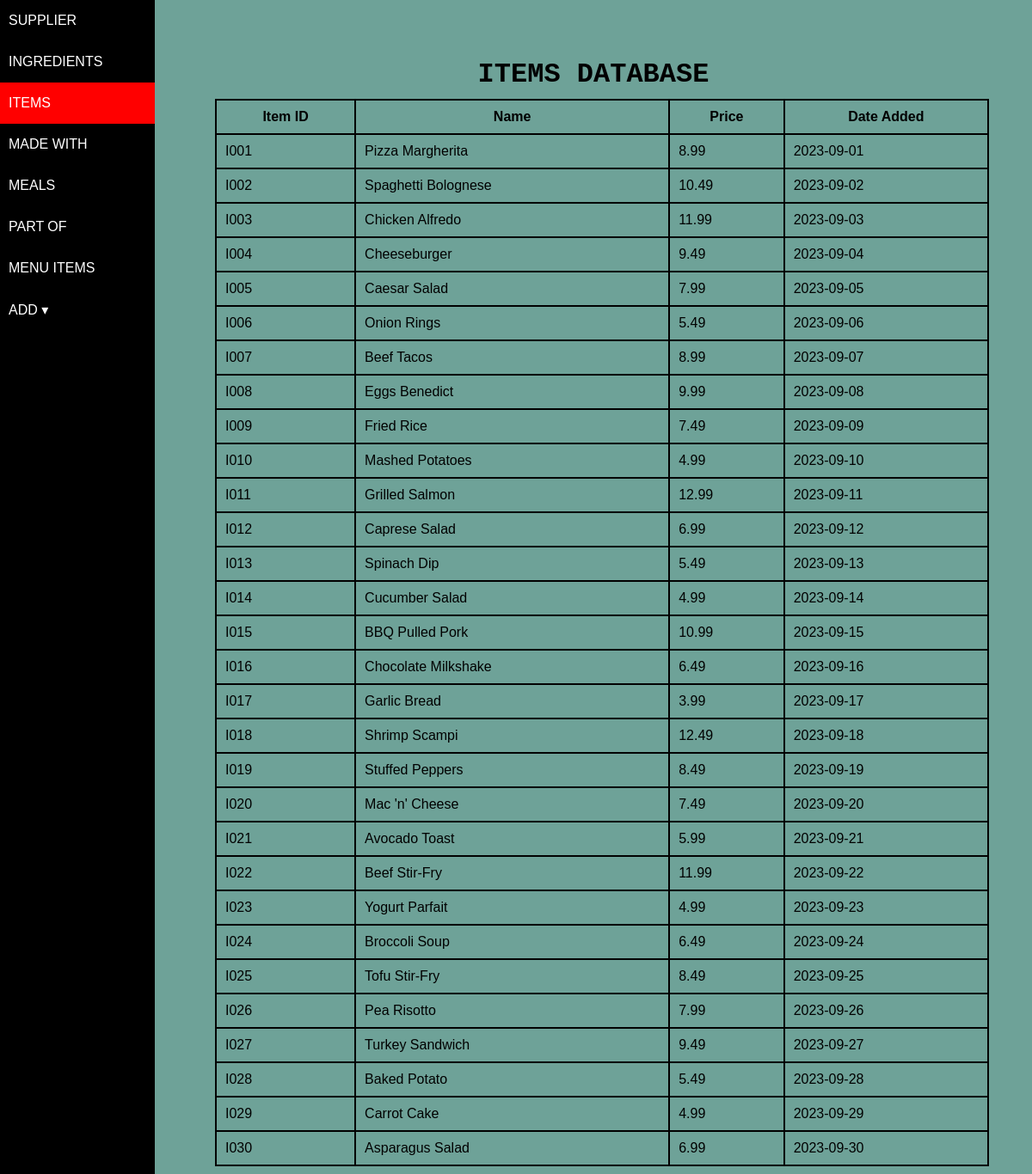
The page /db_items.php on the database its author committed.
### tables this page shows
CREATE TABLE `items` (
  `itemid` char(5) NOT NULL,
  `name` varchar(30) NOT NULL,
  `price` decimal(5,2) NOT NULL,
  `dateadded` date NOT NULL
);

### db_items.php (the view, shortened to what this page needs)
<?php
include 'connection.php';
include 'navbar.php';
?>
<!DOCTYPE html>
<html lang="en">
<head>
    <link rel="stylesheet" href="tbl/css/table.css">
    <link rel="stylesheet" href="navbar.css">
</head>
<body>
    <div class="table">
    <h1>ITEMS DATABASE</h1>
    <table>
        <thead>
            <tr>
                <th>Item ID</th>
                <th>Name</th>
                <th>Price</th>
                <th>Date Added</th>
            </tr>
        </thead>
        <tbody id="table-data">
                        <?php
                        $sql1 = mysqli_query($conn, "SELECT * FROM items");
                        while ($row = $sql1->fetch_assoc()) {
                            echo '
                                <tr>
                                    <td>' . $row['itemid'] . '</td>
                                    <td>' . $row['name'] . '</td>
                                    <td>' . $row['price'] . '</td>
                                    <td>' . $row['dateadded'] . '</td>
                                </tr>';
                        }
                        ?>
                    </tbody>
    </table>
    </div>
</body>
</html>

### navbar.css (style rules this page uses)
* { padding: 0; margin: 0; font-family: Arial, Helvetica, sans-serif; }

### tbl/css/table.css (style rules this page uses)
body { background-color: #257464a9; }
.table { position: absolute; top: 5%; left: 20%; width: 75%; }
h1 { text-align: center; }
table, th, td { margin: 10px; border: 2px solid black; }
th, td { padding: 10px; }
table { border-collapse: collapse; width: 100%; }
h1 { font-family: 'Courier New', Courier, monospace; }

### rows shown on the page
items: itemid "I001", name "Pizza Margherita", price "8.99", dateadded "2023-09-01"
items: itemid "I002", name "Spaghetti Bolognese", price "10.49", dateadded "2023-09-02"
items: itemid "I003", name "Chicken Alfredo", price "11.99", dateadded "2023-09-03"
items: itemid "I004", name "Cheeseburger", price "9.49", dateadded "2023-09-04"
items: itemid "I005", name "Caesar Salad", price "7.99", dateadded "2023-09-05"
items: itemid "I006", name "Onion Rings", price "5.49", dateadded "2023-09-06"
items: itemid "I007", name "Beef Tacos", price "8.99", dateadded "2023-09-07"
items: itemid "I008", name "Eggs Benedict", price "9.99", dateadded "2023-09-08"
items: itemid "I009", name "Fried Rice", price "7.49", dateadded "2023-09-09"
items: itemid "I010", name "Mashed Potatoes", price "4.99", dateadded "2023-09-10"
items: itemid "I011", name "Grilled Salmon", price "12.99", dateadded "2023-09-11"
items: itemid "I012", name "Caprese Salad", price "6.99", dateadded "2023-09-12"
items: itemid "I013", name "Spinach Dip", price "5.49", dateadded "2023-09-13"
items: itemid "I014", name "Cucumber Salad", price "4.99", dateadded "2023-09-14"
items: itemid "I015", name "BBQ Pulled Pork", price "10.99", dateadded "2023-09-15"
items: itemid "I016", name "Chocolate Milkshake", price "6.49", dateadded "2023-09-16"
items: itemid "I017", name "Garlic Bread", price "3.99", dateadded "2023-09-17"
items: itemid "I018", name "Shrimp Scampi", price "12.49", dateadded "2023-09-18"
items: itemid "I019", name "Stuffed Peppers", price "8.49", dateadded "2023-09-19"
items: itemid "I020", name "Mac 'n' Cheese", price "7.49", dateadded "2023-09-20"
items: itemid "I021", name "Avocado Toast", price "5.99", dateadded "2023-09-21"
items: itemid "I022", name "Beef Stir-Fry", price "11.99", dateadded "2023-09-22"
items: itemid "I023", name "Yogurt Parfait", price "4.99", dateadded "2023-09-23"
items: itemid "I024", name "Broccoli Soup", price "6.49", dateadded "2023-09-24"
items: itemid "I025", name "Tofu Stir-Fry", price "8.49", dateadded "2023-09-25"
items: itemid "I026", name "Pea Risotto", price "7.99", dateadded "2023-09-26"
items: itemid "I027", name "Turkey Sandwich", price "9.49", dateadded "2023-09-27"
items: itemid "I028", name "Baked Potato", price "5.49", dateadded "2023-09-28"
items: itemid "I029", name "Carrot Cake", price "4.99", dateadded "2023-09-29"
items: itemid "I030", name "Asparagus Salad", price "6.99", dateadded "2023-09-30"
